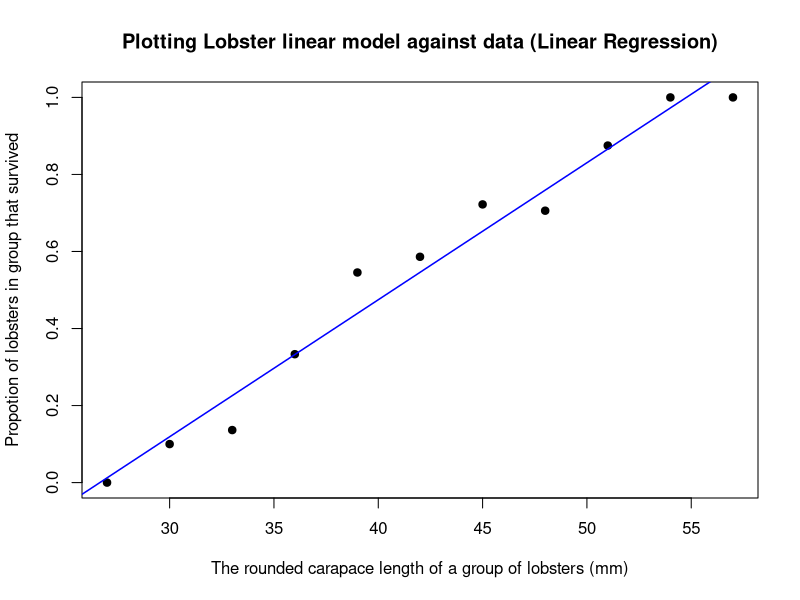
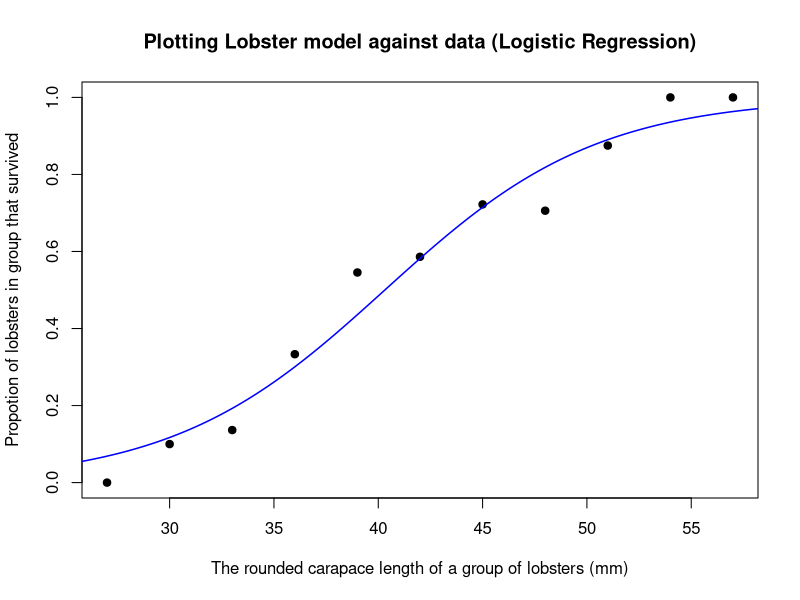
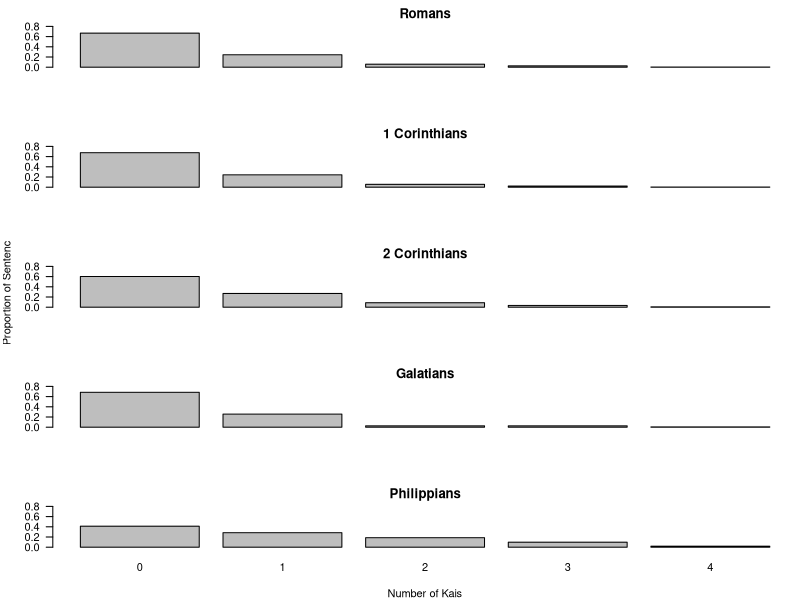

Generate these figures, in order, with R:
## ---- chunk 1
knitr::opts_chunk$set(echo = TRUE)

library(tidyr)
library(tidyverse)
library(ggplot2)

lobsterdf <- read_csv('lobster.csv')
stPauldf <- read_csv('st-paul.csv')
## ---- chunk 2
#Print proportion of lobsters that survived for each row
`colnames<-`(lobsterdf[,3]/lobsterdf[,2], 'propotion_survived')

#Add that to the dataframe
lobsterdf <- lobsterdf%>%
  transmute(size,
            n,
            survived,
            'proportion_survived' = survived/n)

#Show the dataFrame
lobsterdf

## ---- chunk 3

lobster.fit <- lm(proportion_survived ~ size,  data = lobsterdf)
summary(lobster.fit)

## ---- chunk 4
#Plotting our linear regression model
plot(lobsterdf$size, 
     lobsterdf$proportion_survived,
     main = "Plotting Lobster linear model against data (Linear Regression)",
     xlab = 'The rounded carapace length of a group of lobsters (mm)',
     ylab = 'Propotion of lobsters in group that survived',
     pch = 19)
abline(lobster.fit, col = 'blue', lwd = 1.5)

## ---- chunk 5
#if size = 20
predict.lm(lobster.fit, newdata = data.frame(size = 20))

#If size = 57
predict.lm(lobster.fit, newdata = data.frame(size = 57))

## ---- chunk 6
lobster.fit2 <- glm(cbind(survived, n - survived) ~ size, lobsterdf, family = "binomial")
summary(lobster.fit2)

## ---- chunk 7
#Log odds
coef(lobster.fit2)

#Odds
exp(coef(lobster.fit2))
## ---- chunk 8
#define new data frame that contains predictor variable
newdata <- data.frame(size=seq(20, 60,len=500))

#use fitted model to predict values of proportion survived
newdata$proportion_survived <- predict(lobster.fit2, newdata, type="response")

#plot logistic regression curve
plot(proportion_survived ~ size, data = lobsterdf,
     main = "Plotting Lobster model against data (Logistic Regression)",
     xlab = 'The rounded carapace length of a group of lobsters (mm)',
     ylab = 'Propotion of lobsters in group that survived',
      pch = 19)
lines(proportion_survived ~ size, newdata, lwd=1.5, col = 'blue')


## ---- chunk 9

## To make five plots stack on top of each other and to minimise margins between plots.
par(mfcol = c(5, 1), mar = c(4, 4, 2, 0.2), las = 1)
## A call to barplot() to create each individual plot.
barplot(prop.table(table(stPauldf$kais[stPauldf$work == "Romans"])),
main = "Romans", names.arg = rep("", 5), ylim = c(0, 0.8))
barplot(prop.table(table(stPauldf$kais[stPauldf$work == "Corinthians1"])),
main = "1 Corinthians", names.arg = rep("", 5), ylim = c(0, 0.8))
barplot(prop.table(table(stPauldf$kais[stPauldf$work == "Corinthians2"])),
main = "2 Corinthians", ylab = "Proportion of Sentences",
names.arg = rep("", 5), ylim = c(0, 0.8))
barplot(prop.table(table(stPauldf$kais[stPauldf$work == "Galatians"])),
main = "Galatians", names.arg = rep("", 5), ylim = c(0, 0.8))
barplot(prop.table(table(stPauldf$kais[stPauldf$work == "Philippians"])),
main = "Philippians", xlab = "Number of Kais", ylim = c(0, 0.8))


## ---- chunk 10
#We are looking at counts, so we will use a Poisson distribution

stPaul.fit1 <- glm(kais ~ work, family = 'poisson', data = stPauldf)
summary(stPaul.fit1)
exp(coef(stPaul.fit1))

## ---- chunk 11
anova(stPaul.fit1, test = 'Chisq')

#Anova testing suggests some factor variables are significant


## ---- chunk 12
summary(stPaul.fit1)

## ---- chunk 13

unique(stPauldf$work)
stPauldf$work <- factor(stPauldf$work, c('Philippians', "Romans",
                                         "Corinthians1", "Corinthians2",
                                         "Galatians"))

stPaul.fit2 <- glm(kais ~ work, family = 'poisson', stPauldf)
summary(stPaul.fit2)
## ---- chunk 14
print('End Of Assignment 1')
